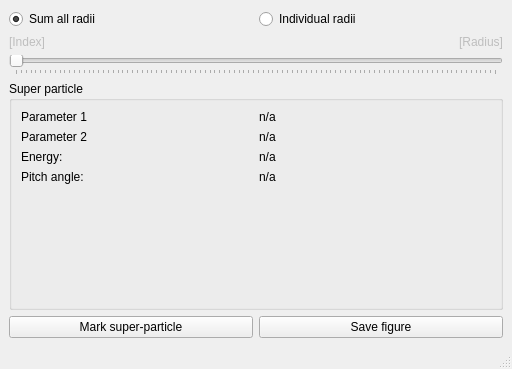
<?xml version="1.0" encoding="UTF-8"?>
<ui version="4.0">
 <class>R12</class>
 <widget class="QMainWindow" name="R12">
  <property name="geometry">
   <rect>
    <x>0</x>
    <y>0</y>
    <width>512</width>
    <height>369</height>
   </rect>
  </property>
  <property name="windowTitle">
   <string>Super particle viewer</string>
  </property>
  <widget class="QWidget" name="centralwidget">
   <layout class="QVBoxLayout" name="verticalLayout">
    <item>
     <layout class="QHBoxLayout" name="horizontalLayout_2">
      <item>
       <widget class="QRadioButton" name="rbSumR">
        <property name="text">
         <string>Sum all radii</string>
        </property>
        <property name="checked">
         <bool>true</bool>
        </property>
       </widget>
      </item>
      <item>
       <widget class="QRadioButton" name="rbSingleR">
        <property name="text">
         <string>Individual radii</string>
        </property>
        <property name="checked">
         <bool>false</bool>
        </property>
       </widget>
      </item>
     </layout>
    </item>
    <item>
     <layout class="QHBoxLayout" name="horizontalLayout">
      <property name="topMargin">
       <number>0</number>
      </property>
      <item>
       <widget class="QLabel" name="lblRIndex">
        <property name="enabled">
         <bool>false</bool>
        </property>
        <property name="text">
         <string>[Index]</string>
        </property>
       </widget>
      </item>
      <item>
       <widget class="QLabel" name="lblR">
        <property name="enabled">
         <bool>false</bool>
        </property>
        <property name="text">
         <string>[Radius]</string>
        </property>
        <property name="alignment">
         <set>Qt::AlignRight|Qt::AlignTrailing|Qt::AlignVCenter</set>
        </property>
       </widget>
      </item>
     </layout>
    </item>
    <item>
     <widget class="QSlider" name="sliderRadius">
      <property name="enabled">
       <bool>false</bool>
      </property>
      <property name="orientation">
       <enum>Qt::Horizontal</enum>
      </property>
      <property name="tickPosition">
       <enum>QSlider::TicksBelow</enum>
      </property>
     </widget>
    </item>
    <item>
     <widget class="QGroupBox" name="gbSuper">
      <property name="title">
       <string>Super particle</string>
      </property>
      <layout class="QVBoxLayout" name="verticalLayout_2">
       <item>
        <layout class="QHBoxLayout" name="horizontalLayout_6">
         <property name="topMargin">
          <number>0</number>
         </property>
         <item>
          <widget class="QLabel" name="lblParam1Name">
           <property name="text">
            <string>Parameter 1</string>
           </property>
          </widget>
         </item>
         <item>
          <widget class="QLabel" name="lblParam1">
           <property name="text">
            <string>n/a</string>
           </property>
          </widget>
         </item>
        </layout>
       </item>
       <item>
        <layout class="QHBoxLayout" name="horizontalLayout_7">
         <property name="topMargin">
          <number>0</number>
         </property>
         <item>
          <widget class="QLabel" name="lblParam2Name">
           <property name="text">
            <string>Parameter 2</string>
           </property>
          </widget>
         </item>
         <item>
          <widget class="QLabel" name="lblParam2">
           <property name="text">
            <string>n/a</string>
           </property>
          </widget>
         </item>
        </layout>
       </item>
       <item>
        <layout class="QHBoxLayout" name="horizontalLayout_4">
         <item>
          <widget class="QLabel" name="lbl">
           <property name="text">
            <string>Energy:</string>
           </property>
          </widget>
         </item>
         <item>
          <widget class="QLabel" name="lblSuperEnergy">
           <property name="text">
            <string>n/a</string>
           </property>
          </widget>
         </item>
        </layout>
       </item>
       <item>
        <layout class="QHBoxLayout" name="horizontalLayout_5">
         <property name="topMargin">
          <number>0</number>
         </property>
         <item>
          <widget class="QLabel" name="label_2">
           <property name="text">
            <string>Pitch angle:</string>
           </property>
          </widget>
         </item>
         <item>
          <widget class="QLabel" name="lblSuperPitch">
           <property name="text">
            <string>n/a</string>
           </property>
          </widget>
         </item>
        </layout>
       </item>
       <item>
        <spacer name="verticalSpacer">
         <property name="orientation">
          <enum>Qt::Vertical</enum>
         </property>
         <property name="sizeHint" stdset="0">
          <size>
           <width>20</width>
           <height>40</height>
          </size>
         </property>
        </spacer>
       </item>
      </layout>
     </widget>
    </item>
    <item>
     <layout class="QHBoxLayout" name="horizontalLayout_3">
      <item>
       <widget class="QPushButton" name="btnMark">
        <property name="enabled">
         <bool>true</bool>
        </property>
        <property name="text">
         <string>Mark super-particle</string>
        </property>
       </widget>
      </item>
      <item>
       <widget class="QPushButton" name="btnSave">
        <property name="text">
         <string>Save figure</string>
        </property>
       </widget>
      </item>
     </layout>
    </item>
   </layout>
  </widget>
  <widget class="QMenuBar" name="menubar">
   <property name="geometry">
    <rect>
     <x>0</x>
     <y>0</y>
     <width>512</width>
     <height>24</height>
    </rect>
   </property>
  </widget>
  <widget class="QStatusBar" name="statusbar"/>
 </widget>
 <resources/>
 <connections/>
</ui>
